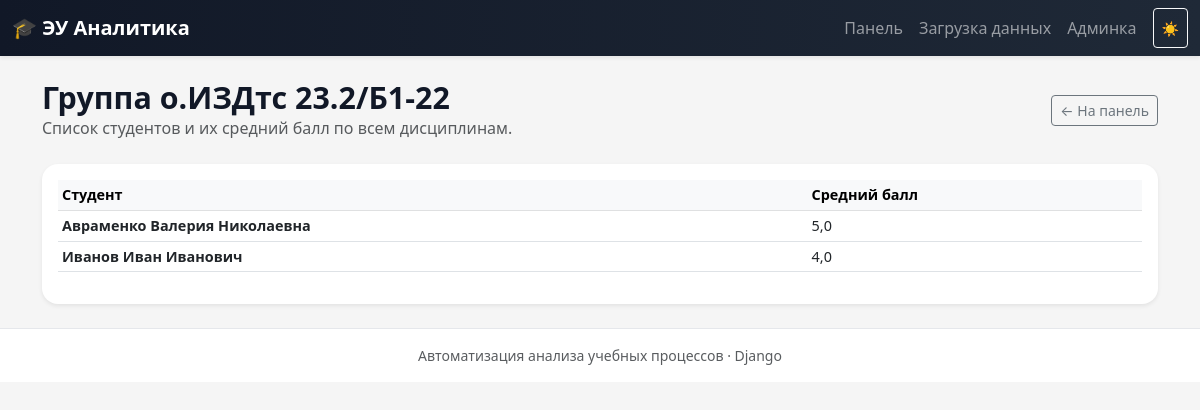
Page /group/2/ (signed in) on the committed database.
### analytics/models.py (models this page shows, shortened)
class Group(models.Model):
    name = models.CharField(max_length=50)
    program = models.CharField(max_length=100, blank=True)
    year = models.IntegerField(blank=True, null=True)

class Student(models.Model):
    full_name = models.CharField(max_length=200)
    group = models.ForeignKey(Group, on_delete=models.CASCADE, related_name='students')

### analytics/views.py (the view)
# urls.py: path('group/<int:group_id>/', views.group_detail, name='group_detail'),
@login_required
def group_detail(request, group_id):
    group = get_object_or_404(Group, id=group_id)
    students = group.students.all()
    students_stats = (
        students
        .annotate(avg_grade=Avg('results__grade'))
        .order_by('-avg_grade')
    )
    context = {
        'group': group,
        'students_stats': students_stats,
    }
    return render(request, 'analytics/group_detail.html', context)

### analytics/templates/analytics/group_detail.html (shortened to what this page needs)
{% extends "analytics/base.html" %}
{% block content %}
<div class="row mb-4">
    <div class="col-12 d-flex justify-content-between align-items-center">
        <div>
            <h1 class="page-title mb-0">Группа {{ group.name }}</h1>
            <p class="text-muted mb-0">
                Список студентов и их средний балл по всем дисциплинам.
            </p>
        </div>
        <a href="{% url 'analytics:dashboard' %}" class="btn btn-outline-secondary btn-sm">
            ← На панель
        </a>
    </div>
</div>
<div class="card shadow-sm border-0">
    <div class="card-body">
        <div class="table-responsive">
            <table class="table table-sm align-middle table-hover">
                <thead class="table-light">
                <tr>
                    <th>Студент</th>
                    <th>Средний балл</th>
                </tr>
                </thead>
                <tbody>
                {% if students_stats %}
                    {% for s in students_stats %}
                        <tr>
                            <td class="fw-semibold">{{ s.full_name }}</td>
                            <td>{{ s.avg_grade|default:"—" }}</td>
                        </tr>
                    {% endfor %}
                {% else %}
                    <tr>
                        <td colspan="2" class="text-center text-muted">
                            Для данной группы пока нет результатов.
                        </td>
                    </tr>
                {% endif %}
                </tbody>
            </table>
        </div>
    </div>
</div>
{% endblock %}

### analytics/style.css (style rules this page uses)
:root { --bg-body: #f5f5f5; --bg-card: #ffffff; --text-main: #111827; --text-muted: #6b7280; --navbar-bg: linear-gradient(90deg, #111827, #1f2937); }
body { background-color: var(--bg-body); color: var(--text-main); font-family: system-ui, -apple-system, BlinkMacSystemFont, "Segoe UI", sans-serif; }
.page-title { font-size: 1.9rem; font-weight: 700; }
.card { border-radius: 1rem; background-color: var(--bg-card); color: var(--text-main); }
table.table { font-size: 0.9rem; }

### rows in the picture
Group: name "о.ИЗДтс 23.2/Б1-22"
Student: full_name "Авраменко Валерия Николаевна", avg_grade "5,0"
Student: full_name "Иванов Иван Иванович", avg_grade "4,0"
